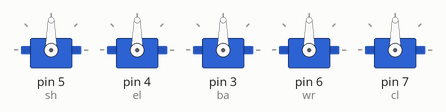
Recording of a sketch running on a simulated Arduino Uno, built with avr-gcc and run on an emulated ATmega328P. On the bench: 5 × servo.

Above: at 0.1 s.
Timing chart, 0 to 2.4 s (numbered marks = the images above):
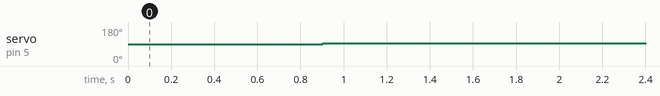

Measured:
- by itself, servo on pin 5 (sh): 90° → 93° at 0.90 s

The sketch:

final_arm.ino
```cpp
#include <Servo.h>

int default_angle = 93;

class motor
{
  public:
  Servo s;
  int res;

  void forward(int angle)
  {
    for(int i=s.read();i<=angle;i++)
    {
      s.write(i);
      delay(45);
    }
  }

  void backward(int angle)
  {
   for(int i=s.read();i>=angle;i--)
    {
      s.write(i);
      delay(45);
    }
  }

  void move1(int angle)
  {
     if (s.read()>angle)
     {
        this->backward(angle);
     }
     else if(s.read()<angle)
     {
        this->forward(angle);
     }
  }


};

Servo sh,el,ba,wr,cl;

motor shoulder,elbow,base,wrist,claw;

void setup() {
  Serial.begin(9600);
  sh.attach(5);
  el.attach(4);
  ba.attach(3);
  wr.attach(6);
  cl.attach(7);

  shoulder.s=sh;
  elbow.s=el;
  base.s=ba;
  wrist.s=wr;
  claw.s=cl;

}


void drop_down_hold()
{
   shoulder.move1(75);
   elbow.move1(140);
   wrist.move1(65);
   claw.move1(10);
}


void bring_up()
{
  shoulder.move1(110);
  elbow.move1(150);
  wrist.move1(50);
}

void drop_down_drop()
{
  wrist.move1(65);
  elbow.move1(140);
  shoulder.move1(75);
  claw.move1(40);
}

void reset()
{
  wrist.move1(default_angle);
  elbow.move1(default_angle);
  shoulder.move1(default_angle);
  claw.move1(default_angle);
  base.move1(default_angle);
}

void loop()
{
  reset();
  sh.write(93);
  base.move1(60);
  drop_down_hold();
  bring_up();
  base.move1(140);
  drop_down_drop();

}
```
